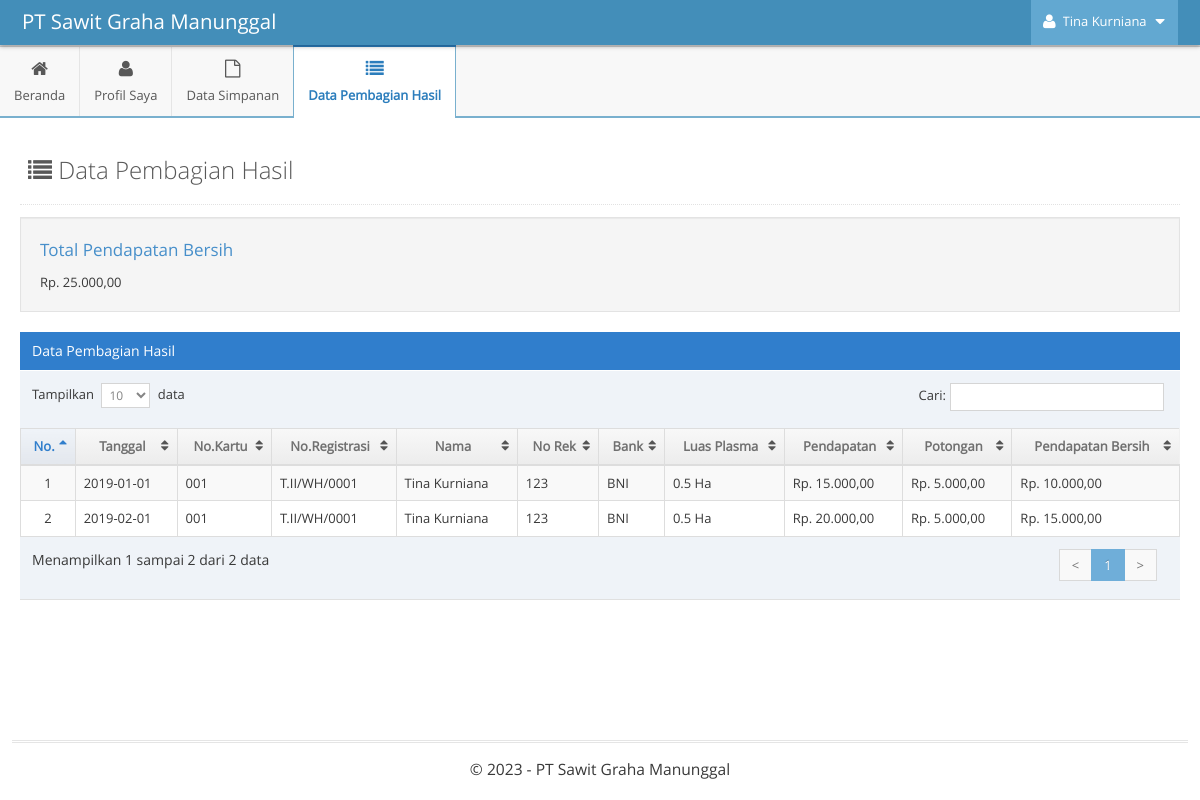
Page /anggota/indexAnggota.php?p=pembagian-hasil&m=pembagian-hasil (signed in) on the committed database.
### tables this page shows
CREATE TABLE `pembagian_hasil` (
  `id` int(11) NOT NULL AUTO_INCREMENT,
  `id_anggota` int(11) NOT NULL,
  `tanggal` date NOT NULL,
  `pendapatan` int(11) NOT NULL,
  `potongan` int(11) NOT NULL,
  `total_bersih` int(11) NOT NULL,
  `id_tahun` int(11) NOT NULL,
  `id_bulan` int(11) NOT NULL,
  PRIMARY KEY (`id`),
  KEY `id_anggota` (`id_anggota`),
  KEY `id_tahun` (`id_tahun`),
  KEY `id_bulan` (`id_bulan`),
  CONSTRAINT `pembagian_hasil_ibfk_1` FOREIGN KEY (`id_anggota`) REFERENCES `anggota` (`id_anggota`) ON DELETE CASCADE,
  CONSTRAINT `pembagian_hasil_ibfk_2` FOREIGN KEY (`id_tahun`) REFERENCES `tahun` (`id`) ON DELETE CASCADE,
  CONSTRAINT `pembagian_hasil_ibfk_3` FOREIGN KEY (`id_bulan`) REFERENCES `bulan` (`id`) ON DELETE CASCADE
);

CREATE TABLE `anggota` (
  `id_anggota` int(11) NOT NULL AUTO_INCREMENT,
  `username` varchar(255) NOT NULL,
  `password` varchar(255) NOT NULL,
  `nama` varchar(255) NOT NULL,
  `no_kartu` varchar(255) NOT NULL,
  `no_registrasi` varchar(255) NOT NULL,
  `alamat` text NOT NULL,
  `ktp` varchar(16) NOT NULL,
  `luas_plasma` varchar(255) NOT NULL,
  `foto` varchar(255) NOT NULL,
  `no_rek` varchar(255) NOT NULL,
  `bank` varchar(255) NOT NULL,
  `id_tahun` int(11) NOT NULL,
  `no_hp` varchar(255) NOT NULL,
  `status` varchar(255) NOT NULL,
  PRIMARY KEY (`id_anggota`),
  KEY `id_tahun` (`id_tahun`),
  CONSTRAINT `anggota_ibfk_1` FOREIGN KEY (`id_tahun`) REFERENCES `tahun` (`id`) ON DELETE CASCADE ON UPDATE CASCADE
);

### function-show.php (called while the page is built)
<?php
$host = 'localhost';
$username = 'root';
$password = '';
$dbname = 'skripsi-pirda2';
$conn = mysqli_connect($host, $username, $password, $dbname);
function tampilData($query)
{
    global $conn;
    $result = mysqli_query($conn, $query);
    $rows = [];
    while ($row = mysqli_fetch_assoc($result)) {
        $rows[] = $row;
    }
    return $rows;
}
?>

### anggota/pages-anggota/pembagian-hasil/pembagian-hasil.php (the view)
<?php
$id = $_SESSION['id'];
$query_tampil = "SELECT
                    pembagian_hasil.*,
					anggota.*
                FROM
                    pembagian_hasil
				INNER JOIN anggota ON anggota.id_anggota = pembagian_hasil.id_anggota
                WHERE anggota.id_anggota = $id";
$pembagian_hasil = tampilData($query_tampil);
$query_total = "SELECT SUM(total_bersih) AS total FROM pembagian_hasil
				INNER JOIN anggota ON anggota.id_anggota = pembagian_hasil.id_anggota
				WHERE anggota.id_anggota = $id";
$total_pendapatan = tampilData($query_total);
?>
<div class="page-content">
	<div class="page-header">
		<h1 style="color:#585858">
			<i class="ace-icon fa fa-list"></i> Data Pembagian Hasil
		</h1>
	</div>
	<div class="row">
		<div class="col-xs-12">
			<div class="row">
                <div class="col-xs-12">
                    <div class="well">
                        <h4 class="blue smaller dark">Total Pendapatan Bersih</h4>
						Rp. <?= number_format($total_pendapatan[0]['total'], 2, ",", "."); ?>
                    </div>
                </div>
            </div>
			<div class="row">
				<div class="col-xs-12">
					<div class="table-header">
						Data Pembagian Hasil
					</div>
					<div>
						<table id="dynamic-table" class="table table-striped table-bordered table-hover">
							<thead>
								<tr>
									<th>No.</th>
									<th>Tanggal</th>
									<th>No.Kartu</th>
									<th>No.Registrasi</th>
									<th>Nama</th>
									<th>No Rek</th>
									<th>Bank</th>
									<th>Luas Plasma</th>
									<th>Pendapatan</th>
									<th>Potongan</th>
									<th>Pendapatan Bersih</th>
								</tr>
							</thead>
							<tbody>
								<?php
								$i = 1;
								foreach ($pembagian_hasil as $value) {
								?>
									<tr>
										<td class="center"><?= $i; ?></td>
										<td><?= $value['tanggal'] ?></td>
										<td><?= $value['no_kartu'] ?></td>
										<td><?= $value['no_registrasi'] ?></td>
										<td><?= $value['nama'] ?></td>
										<td><?= $value['no_rek'] ?></td>
										<td><?= $value['bank'] ?></td>
										<td><?= $value['luas_plasma'] ?> Ha</td>
										<td>Rp. <?= number_format($value['pendapatan'], 2, ",", "."); ?></td>
										<td>Rp. <?= number_format($value['potongan'], 2, ",", "."); ?></td>
										<td>Rp. <?= number_format($value['total_bersih'], 2, ",", "."); ?></td>
									</tr>
								<?php
									$i++;
								}
								?>
							</tbody>
						</table>
					</div>
				</div>
			</div>
		</div>
	</div>
</div>

### rows in the picture
pembagian_hasil: tanggal "2019-01-01", id_anggota.no_kartu "001", id_anggota.no_registrasi "T.II/WH/0001", id_anggota.nama "Tina Kurniana", id_anggota.no_rek "123", id_anggota.bank "BNI", id_anggota.luas_plasma "0.5", pendapatan "15.000,00", potongan "5.000,00", total_bersih "10.000,00"
pembagian_hasil: tanggal "2019-02-01", id_anggota.no_kartu "001", id_anggota.no_registrasi "T.II/WH/0001", id_anggota.nama "Tina Kurniana", id_anggota.no_rek "123", id_anggota.bank "BNI", id_anggota.luas_plasma "0.5", pendapatan "20.000,00", potongan "5.000,00", total_bersih "15.000,00"

### other values in the picture
$_SESSION['name'] "Tina Kurniana"
$total_pendapatan[0]['total'] "25.000,00"
